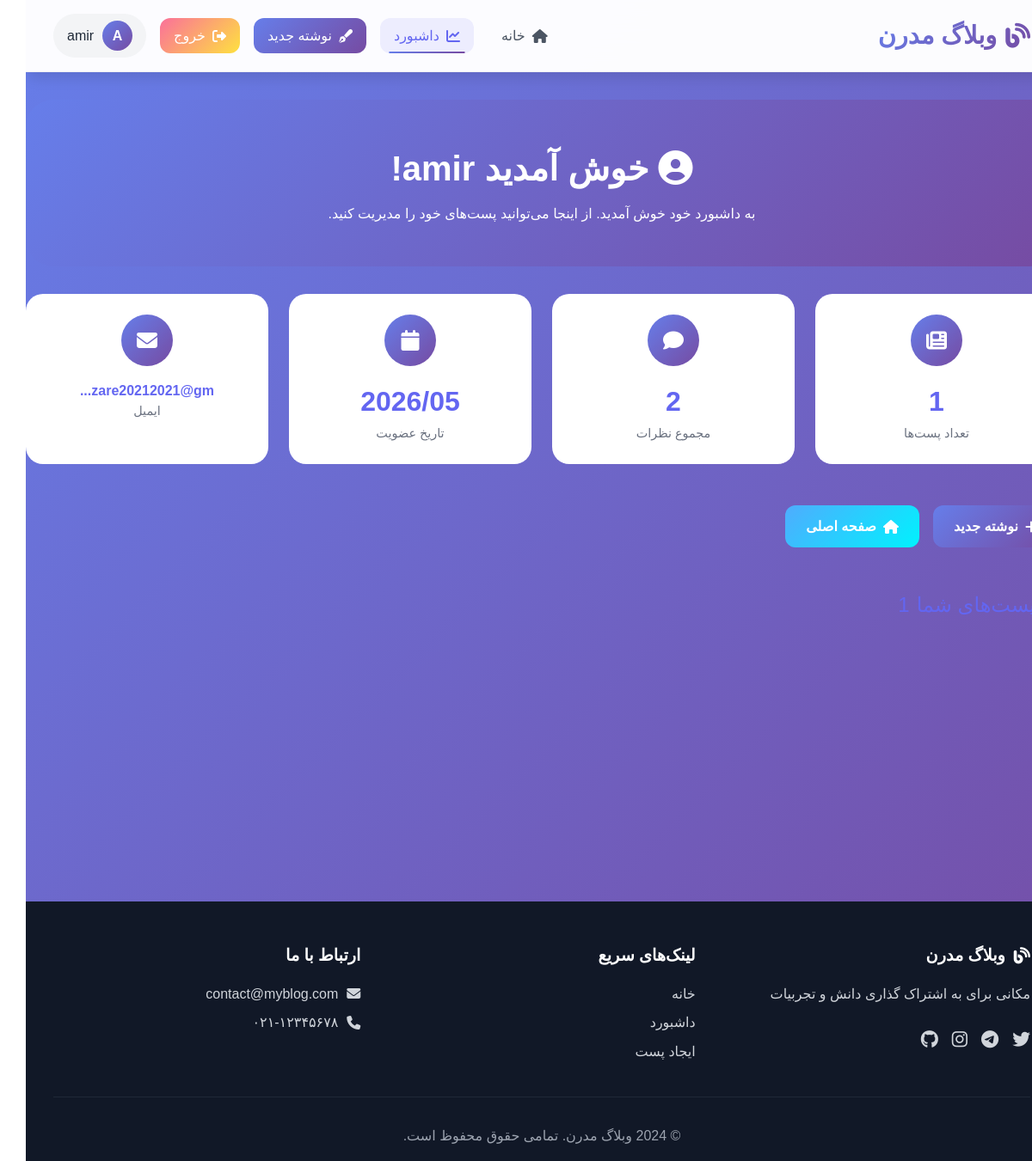
The page /dashboard (signed in) on the database its author committed.
### blog_flask/app.py (models this page shows, shortened)
class User(UserMixin, db.Model):
    id = db.Column(db.Integer, primary_key=True)
    username = db.Column(db.String(80), unique=True, nullable=False)
    email = db.Column(db.String(120), unique=True, nullable=False)
    password_hash = db.Column(db.String(120), nullable=False)
    created_at = db.Column(db.DateTime, default=datetime.now)
    posts = db.relationship("Post", backref="author", lazy=True, cascade='all, delete-orphan')
    comments = db.relationship("Comment", backref="author", lazy=True, cascade='all, delete-orphan')

### blog_flask/app.py (the view)
@app.route("/dashboard")
@login_required
def dashboard():
    user_posts = Post.query.filter_by(author_id=current_user.id).order_by(Post.created_at.desc()).all()
    return render_template("dashboard.html", user=current_user, posts=user_posts)

### blog_flask/app.py (called while the page is built)
@login_manager.user_loader
def load_user(user_id):
    return User.query.get(int(user_id))

### blog_flask/templates/dashboard.html (shortened to what this page needs)
{% extends "base.html" %}
{% block content %}
<div class="dashboard-header">
    <h1><i class="fas fa-user-circle"></i> خوش آمدید {{ user.username }}!</h1>
    <p>به داشبورد خود خوش آمدید. از اینجا می‌توانید پست‌های خود را مدیریت کنید.</p>
</div>
<div class="dashboard-stats">
    <div class="stat-card">
        <div class="stat-icon">
            <i class="fas fa-newspaper"></i>
        </div>
        <div class="stat-number">{{ posts|length }}</div>
        <div class="stat-label">تعداد پست‌ها</div>
    </div>
    <div class="stat-card">
        <div class="stat-icon">
            <i class="fas fa-comment"></i>
        </div>
        <div class="stat-number">
            {% set total_comments = namespace(count=0) %}
            {% for post in posts %}
                {% set total_comments.count = total_comments.count + post.comments|length %}
            {% endfor %}
        </div>
        <div class="stat-label">مجموع نظرات</div>
    </div>
    <div class="stat-card">
        <div class="stat-icon">
            <i class="fas fa-calendar"></i>
        </div>
        <div class="stat-number">{{ user.created_at.strftime('%Y/%m') if user.created_at else 'جدید' }}</div>
        <div class="stat-label">تاریخ عضویت</div>
    </div>
    <div class="stat-card">
        <div class="stat-icon">
            <i class="fas fa-envelope"></i>
        </div>
        <div class="stat-number" style="font-size: 1rem;">{{ user.email[:15] }}...</div>
        <div class="stat-label">ایمیل</div>
    </div>
</div>
<div class="dashboard-actions">
    <a href="{{ url_for('create_post') }}" class="btn btn-primary">
        <i class="fas fa-plus"></i> نوشته جدید
    </a>
    <a href="{{ url_for('index') }}" class="btn btn-success">
        <i class="fas fa-home"></i> صفحه اصلی
    </a>
</div>
<div class="section-title">
    <i class="fas fa-file-alt"></i>
    <span>پست‌های شما</span>
    <span class="badge">{{ posts|length }}</span>
</div>
{% if posts %}
    <div class="posts-list">
    </div>
{% endif %}
{% endblock %}

### blog_flask/templates/base.html (shortened to what this page needs)
<!DOCTYPE html>
<html lang="fa" dir="rtl">
<head>
    <link rel="stylesheet" href="{{ url_for('static', filename='css/style.css') }}">
    <link rel="stylesheet" href="https://cdnjs.cloudflare.com/ajax/libs/font-awesome/6.5.1/css/all.min.css">
    <link href="https://cdn.jsdelivr.net/gh/rastikerdar/vazirmatn@v33.003/Vazirmatn-font-face.css" rel="stylesheet">
</head>
<body>
    <nav class="navbar">
        <div class="container">
            <a href="{{ url_for('index') }}" class="logo">
                <i class="fas fa-blog"></i>
                <span>وبلاگ مدرن</span>
            </a>
            <div class="nav-links">
                <a href="{{ url_for('index') }}" class="nav-link {{ 'active' if request.endpoint == 'index' }}">
                    <i class="fas fa-home"></i>
                    <span>خانه</span>
                </a>
                {% if current_user.is_authenticated %}
                    <a href="{{ url_for('dashboard') }}" class="nav-link {{ 'active' if request.endpoint == 'dashboard' }}">
                        <i class="fas fa-chart-line"></i>
                        <span>داشبورد</span>
                    </a>
                    <a href="{{ url_for('create_post') }}" class="nav-link btn-new-post {{ 'active' if request.endpoint == 'create_post' }}">
                        <i class="fas fa-pen-fancy"></i>
                        <span>نوشته جدید</span>
                    </a>
                    <a href="{{ url_for('logout') }}" class="nav-link btn-logout">
                        <i class="fas fa-sign-out-alt"></i>
                        <span>خروج</span>
                    </a>
                    <div class="user-welcome">
                        <div class="user-avatar">
                            {{ current_user.username[0]|upper }}
                        </div>
                        <span>{{ current_user.username }}</span>
                    </div>
                {% endif %}
            </div>
        </div>
    </nav>
    <main class="main-content">
        {% block content %}{% endblock %}
    </main>
    <footer class="footer">
        <div class="container">
            <div class="footer-content">
                <div class="footer-section">
                    <h3><i class="fas fa-blog"></i> وبلاگ مدرن</h3>
                    <p>مکانی برای به اشتراک گذاری دانش و تجربیات</p>
                    <div class="social-links">
                        <a href="#"><i class="fab fa-twitter"></i></a>
                        <a href="#"><i class="fab fa-telegram"></i></a>
                        <a href="#"><i class="fab fa-instagram"></i></a>
                        <a href="#"><i class="fab fa-github"></i></a>
                    </div>
                </div>
                <div class="footer-section">
                    <h3>لینک‌های سریع</h3>
                    <a href="{{ url_for('index') }}">خانه</a>
                    {% if current_user.is_authenticated %}
                        <a href="{{ url_for('dashboard') }}">داشبورد</a>
                        <a href="{{ url_for('create_post') }}">ایجاد پست</a>
                    {% endif %}
                </div>
                <div class="footer-section">
                    <h3>ارتباط با ما</h3>
                    <p><i class="fas fa-envelope"></i> contact@myblog.com</p>
                    <p><i class="fas fa-phone"></i> ۰۲۱-۱۲۳۴۵۶۷۸</p>
                </div>
            </div>
            <div class="footer-bottom">
                <p>© 2024 وبلاگ مدرن. تمامی حقوق محفوظ است.</p>
            </div>
        </div>
    </footer>
</body>
</html>

### blog_flask/static/css/style.css (style rules this page uses)
:root { --primary: #6366f1; --primary-dark: #4f46e5; --primary-light: #818cf8; --secondary: #ec4899; --success: #10b981; --danger: #ef4444; --warning: #f59e0b; --info: #3b82f6; --dark: #1f2937; --gray-50: #f9fafb; --gray-100: #f3f4f6; --gray-200: #e5e7eb; --gray-300: #d1d5db; --gray-400: #9ca3af; --gray-500: #6b7280; --gray-600: #4b5563; --gray-700: #374151; --gray-800: #1f2937; --gray-900: #111827; --gradient-primary: linear-gradient(135deg, #667eea 0%, #764ba2 100%); --gradient-secondary: linear-gradient(135deg, #f093fb 0%, #f5576c 100%); --gradient-success: linear-gradient(135deg, #4facfe 0%, #00f2fe 100%); --gradient-danger: linear-gradient(135deg, #fa709a 0%, #fee140 100%); --shadow-sm: 0 1px 2px 0 rgb(0 0 0 / 0.05); --shadow: 0 1px 3px 0 rgb(0 0 0 / 0.1); --shadow-md: 0 4px 6px -1px rgb(0 0 0 / 0.1); --shadow-lg: 0 10px 15px -3px rgb(0 0 0 / 0.1); --shadow-xl: 0 20px 25px -5px rgb(0 0 0 / 0.1); --shadow-2xl: 0 25px 50px -12px rgb(0 0 0 / 0.25); --transition-fast: 150ms ease; --transition: 300ms ease; --transition-slow: 500ms ease; }
* { margin: 0; padding: 0; box-sizing: border-box; }
body { font-family: 'Vazirmatn', sans-serif; background: linear-gradient(135deg, #667eea 0%, #764ba2 100%); color: var(--gray-800); line-height: 1.6; min-height: 100vh; overflow-x: hidden; }
.navbar { background: rgba(255, 255, 255, 0.98); backdrop-filter: blur(20px); box-shadow: var(--shadow-lg); position: sticky; top: 0; z-index: 1000; border-bottom: 1px solid rgba(0,0,0,0.05); }
.navbar .container { display: flex; justify-content: space-between; align-items: center; padding: 1rem 2rem; max-width: 1400px; margin: 0 auto; }
.logo { font-size: 1.8rem; font-weight: 800; background: var(--gradient-primary); -webkit-background-clip: text; background-clip: text; color: transparent; text-decoration: none; display: flex; align-items: center; gap: 10px; transition: transform var(--transition); }
.nav-links { display: flex; gap: 1rem; align-items: center; }
.nav-link { text-decoration: none; color: var(--gray-600); font-weight: 500; padding: 0.5rem 1rem; border-radius: 12px; transition: all var(--transition); display: flex; align-items: center; gap: 8px; position: relative; }
.nav-link::before { content: ''; position: absolute; bottom: 0; left: 50%; transform: translateX(-50%); width: 0; height: 2px; background: var(--gradient-primary); transition: width var(--transition); }
.nav-link:hover::before, .nav-link.active::before { width: 80%; }
.nav-link.active { color: var(--primary); background: rgba(99, 102, 241, 0.1); }
.btn-new-post { background: var(--gradient-primary); color: white; }
.btn-logout { background: var(--gradient-danger); color: white; }
.user-welcome { display: flex; align-items: center; gap: 10px; padding: 0.5rem 1rem; background: var(--gray-100); border-radius: 50px; }
.user-avatar { width: 35px; height: 35px; background: var(--gradient-primary); border-radius: 50%; display: flex; align-items: center; justify-content: center; color: white; font-weight: bold; }
.footer { background: var(--gray-900); color: white; margin-top: 4rem; padding: 3rem 0 1rem; }
.footer-content { display: grid; grid-template-columns: repeat(auto-fit, minmax(250px, 1fr)); gap: 2rem; margin-bottom: 2rem; }
.footer-section h3 { margin-bottom: 1rem; font-size: 1.2rem; display: flex; align-items: center; gap: 10px; }
.social-links { display: flex; gap: 1rem; margin-top: 1rem; }
.social-links a { color: white; font-size: 1.3rem; transition: all var(--transition); }
.footer-section a { display: block; color: var(--gray-300); text-decoration: none; margin: 0.5rem 0; transition: all var(--transition); }
.footer-section p { margin: 0.5rem 0; color: var(--gray-300); display: flex; align-items: center; gap: 10px; }
.footer-bottom { text-align: center; padding-top: 2rem; border-top: 1px solid var(--gray-800); color: var(--gray-400); }
.main-content { min-height: calc(100vh - 200px); padding: 2rem 0; }
.container { max-width: 1200px; margin: 0 auto; padding: 0 2rem; }
.btn { padding: 12px 24px; border: none; border-radius: 12px; font-size: 1rem; font-weight: 600; cursor: pointer; transition: all var(--transition); font-family: 'Vazirmatn', sans-serif; display: inline-flex; align-items: center; gap: 8px; text-decoration: none; }
.btn-primary { background: var(--gradient-primary); color: white; }
.btn-success { background: var(--gradient-success); color: white; }

### rows shown on the page
User: username "A", username "amir", created_at "2026/05", email "zare20212021@gm"
